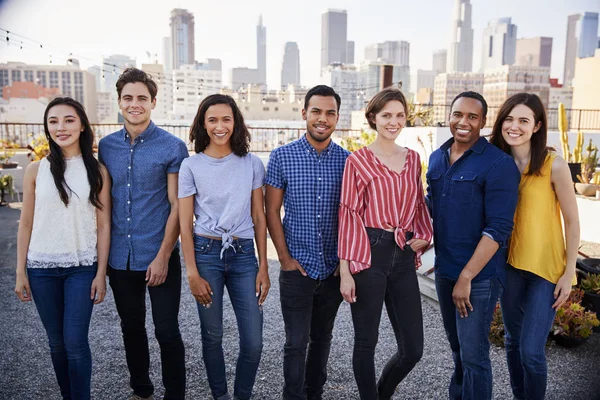
#> input picture people.jpg, 600 x 400 px
$ jupyter execute 'watershed segmentation .ipynb'
#> lines starting #> are read from the running program, lines starting #| are printed output that depends on the picture; after the words box and inside, x2 and y2 are one past the last pixel; in counts of white or black regions, pixels touching at a corner belong together
[cell 1]
#libraries
import cv2
import numpy as np
import matplotlib.pyplot as plt

## watershed segmentation

[cell 2]
def watershed_segmentation(image_path):
    # Read the image
#> called with image_path = 'people.jpg'
    image = cv2.imread(image_path)
#> image is the input picture: shape (400, 600, 3); mean B, G, R 129.6, 122.6, 128.8

    # Convert the image to grayscale
    gray = cv2.cvtColor(image, cv2.COLOR_BGR2GRAY)

    # Apply adaptive thresholding to create a binary image
    _, binary = cv2.threshold(gray, 0, 255, cv2.THRESH_BINARY_INV + cv2.THRESH_OTSU)
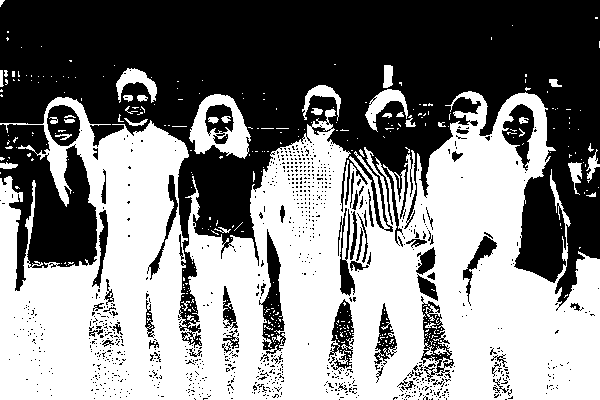
#> binary: shape (400, 600); 51.7% white; 941 black regions (879 under 20 px), largest, box (x1, y1, x2, y2) and area: (0, 0, 600, 348) 92485, (0, 124, 97, 291) 9125, (259, 229, 286, 361) 1472

    # Perform morphological operations to remove noise and fill gaps
    kernel = np.ones((5, 5), np.uint8)
    opening = cv2.morphologyEx(binary, cv2.MORPH_OPEN, kernel, iterations=2)
#> opening: shape (400, 600); 40.1% white; 21 white regions, largest, box (x1, y1, x2, y2) and area: (413, 126, 600, 400) 29554, (76, 121, 194, 400) 18437, (250, 135, 346, 400) 13104
    sure_bg = cv2.dilate(opening, kernel, iterations=3)
#> sure_bg: shape (400, 600); 55.4% white; 14 black regions (3 under 20 px), largest, box (x1, y1, x2, y2) and area: (0, 0, 600, 400) 102696, (96, 286, 118, 400) 1370, (262, 262, 279, 400) 1162

    # Calculate the distance transform
    dist_transform = cv2.distanceTransform(opening, cv2.DIST_L2, 3)
    _, sure_fg = cv2.threshold(dist_transform, 0.2 * dist_transform.max(), 255, 0)
#> sure_fg: shape (400, 600) float32; 20.7% white; 27 white regions (10 under 20 px), largest, box (x1, y1, x2, y2) and area: (432, 140, 600, 400) 19060, (104, 133, 176, 400) 6938, (266, 186, 335, 400) 5383

    # Subtract sure foreground from sure background to get the unknown region
    sure_fg = np.uint8(sure_fg)
    unknown = cv2.subtract(sure_bg, sure_fg)
#> unknown: shape (400, 600); 34.7% white; 18 white regions, largest, box (x1, y1, x2, y2) and area: (0, 89, 430, 400) 56195, (407, 87, 600, 400) 14170, (452, 225, 504, 324) 2418

    # Mark the markers for the watershed algorithm
    _, markers = cv2.connectedComponents(sure_fg)
#> markers: shape (400, 600) int32; 28 distinct labels, from 0 to 27
    markers += 1
#> markers: shape (400, 600) int32; 28 distinct labels, from 1 to 28
    markers[unknown == 255] = 0
#> markers: shape (400, 600) int32; 29 distinct labels, from 0 to 28

    # Apply watershed algorithm to segment the image
    markers = cv2.watershed(image, markers)
#> markers: shape (400, 600) int32; 29 distinct labels, from -1 to 28
    image[markers == -1] = [0, 0, 255]  # Mark watershed lines in red
#> image: shape (400, 600, 3); 3.09% of pixels changed, all inside (x1, y1, x2, y2) = (0, 0, 600, 400)

    # Display the original image and the segmented image
    fig, axes = plt.subplots(1, 2, figsize=(12, 6))
    axes[0].imshow(cv2.cvtColor(image, cv2.COLOR_BGR2RGB))
    axes[0].set_title('Original Image')
    axes[0].axis('off')

    axes[1].imshow(markers, cmap='jet')
    axes[1].set_title('Segmented Image')
    axes[1].axis('off')

    plt.tight_layout()
    plt.show()

[cell 3]
# Example usage
image_path = 'people.jpg'
watershed_segmentation(image_path)

[cell 4]
# Example usage
image_path = 'cat.jpg'
watershed_segmentation(image_path)
#> call 2 of watershed_segmentation, with image_path = 'cat.jpg'
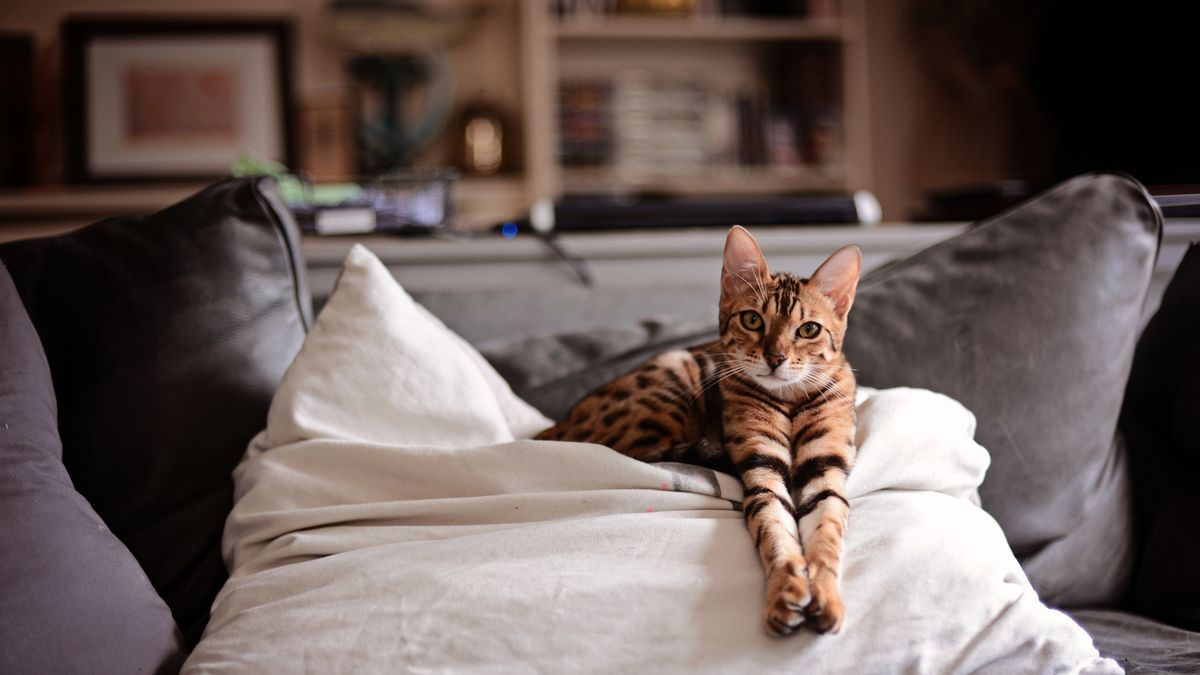
#> input picture cat.jpg, 1200 x 675 px
#> in watershed_segmentation, image is the input picture: shape (675, 1200, 3); mean B, G, R 89.1, 93.1, 107.3
#> in watershed_segmentation (call 2), `_, binary = cv2.threshold(gray, 0, 255, cv2.THRESH_BINARY_INV + cv2.TH..`: binary: shape (675, 1200); 59.6% white; 182 black regions (138 under 20 px), largest, box (x1, y1, x2, y2) and area: (142, 48, 1200, 675) 298785, (606, 69, 760, 190) 9617, (453, 0, 562, 230) 8057
#> in watershed_segmentation (call 2), `opening = cv2.morphologyEx(binary, cv2.MORPH_OPEN, kernel, iterations=2)`: opening: shape (675, 1200); 57.7% white; 42 black regions (25 under 20 px), largest, box (x1, y1, x2, y2) and area: (142, 0, 1200, 675) 324271, (597, 64, 760, 190) 9960, (56, 460, 171, 627) 4586
#> in watershed_segmentation (call 2), `sure_bg = cv2.dilate(opening, kernel, iterations=3)`: sure_bg: shape (675, 1200); 65.7% white; 13 black regions (2 under 20 px), largest, box (x1, y1, x2, y2) and area: (201, 198, 1176, 675) 260436, (619, 75, 733, 183) 6000, (462, 0, 554, 223) 3577
#> in watershed_segmentation (call 2), `_, sure_fg = cv2.threshold(dist_transform, 0.2 * dist_transform.max(),..`: sure_fg: shape (675, 1200) float32; 25.6% white; 6 white regions (1 under 20 px), largest, box (x1, y1, x2, y2) and area: (0, 0, 487, 565) 107266, (731, 0, 1200, 371) 77485, (0, 469, 148, 675) 11371, (1132, 313, 1200, 597) 10700, (596, 387, 656, 420) 466
#> in watershed_segmentation (call 2), `unknown = cv2.subtract(sure_bg, sure_fg)`:
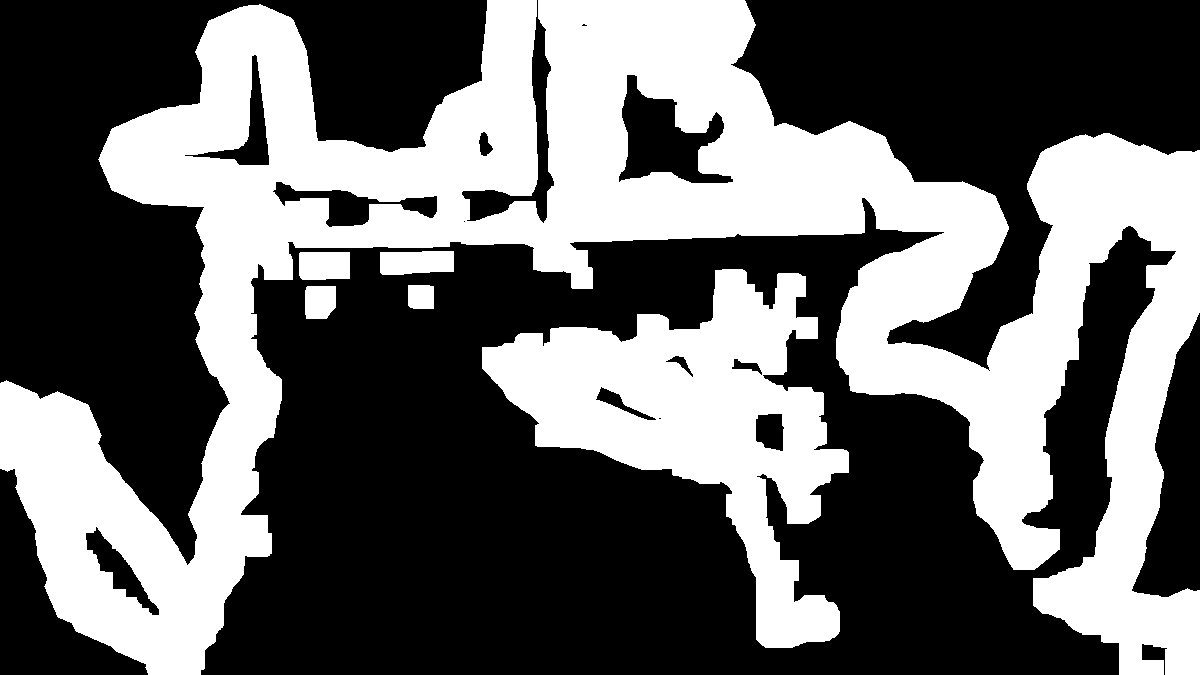
#> unknown: shape (675, 1200); 40.1% white; 6 white regions, box (x1, y1, x2, y2) and area: (0, 0, 1200, 675) 265041, (482, 269, 849, 648) 55062, (380, 251, 454, 275) 1615, (299, 252, 350, 280) 1396, (305, 286, 336, 319) 955, (408, 285, 434, 309) 612
#> in watershed_segmentation (call 2), `_, markers = cv2.connectedComponents(sure_fg)`: markers: shape (675, 1200) int32; 7 distinct labels, from 0 to 6
#> in watershed_segmentation (call 2), `markers += 1`:
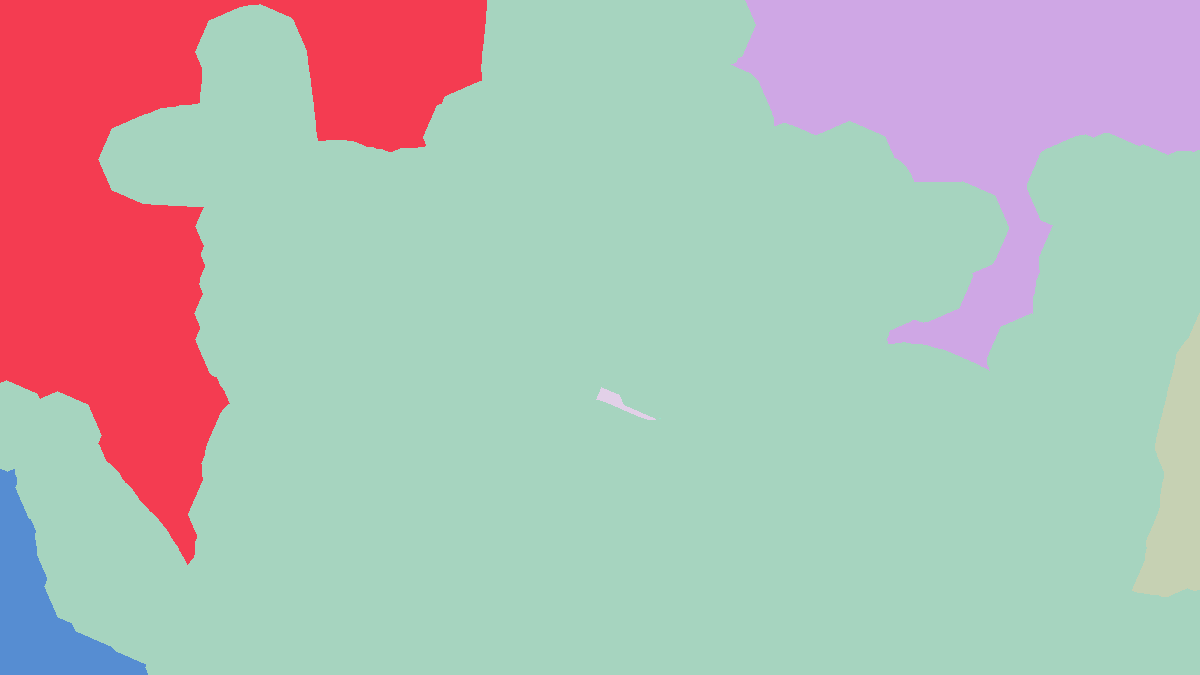
#> markers: shape (675, 1200) int32; 7 distinct labels, from 1 to 7; one colour per label, 0 black
#> in watershed_segmentation (call 2), `markers[unknown == 255] = 0`:
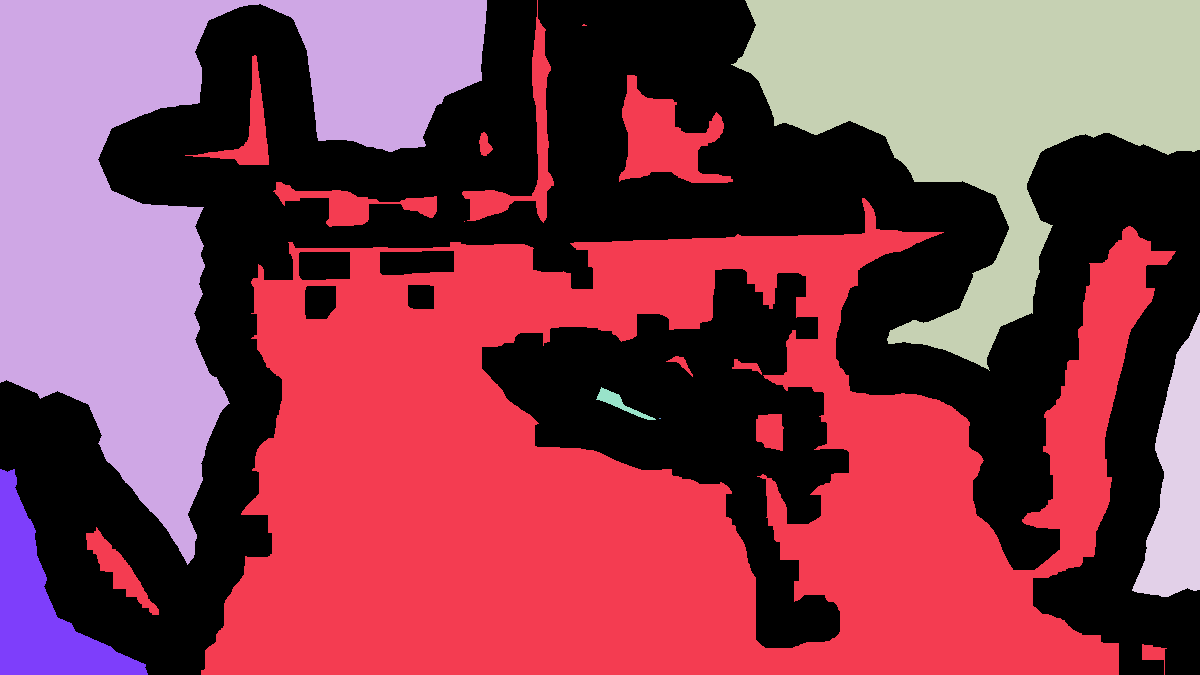
#> markers: shape (675, 1200) int32; 8 distinct labels, from 0 to 7; one colour per label, 0 black
#> in watershed_segmentation (call 2), `markers = cv2.watershed(image, markers)`:
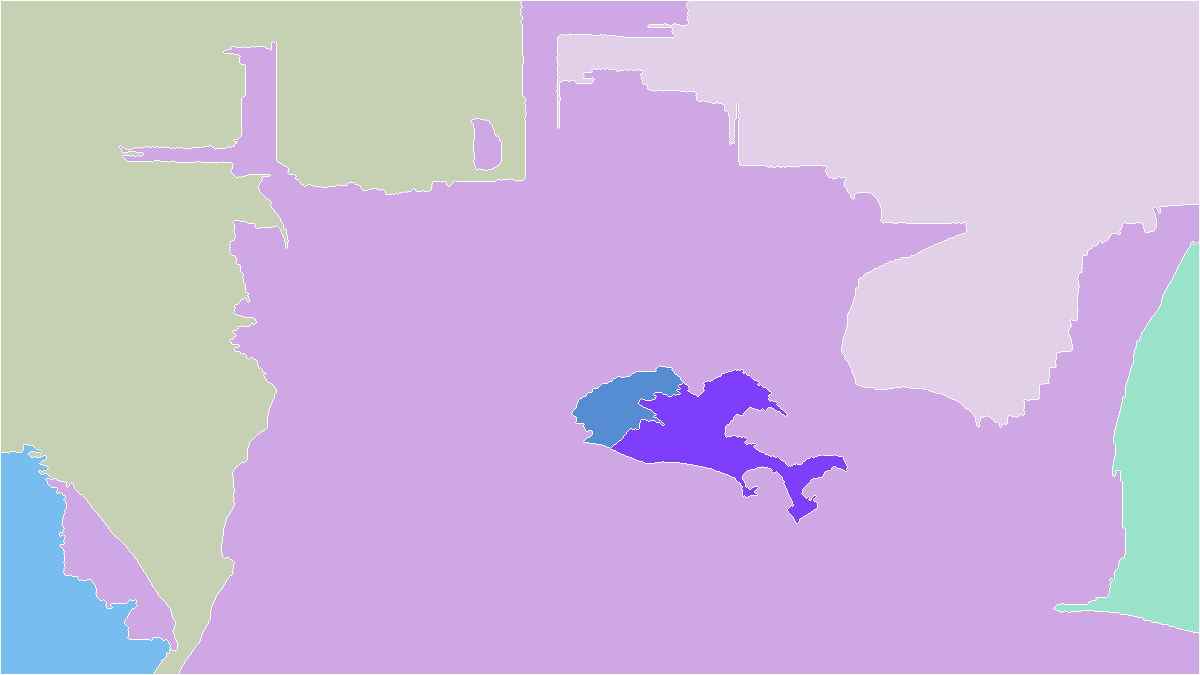
#> markers: shape (675, 1200) int32; 8 distinct labels, from -1 to 7; one colour per label, 0 black, -1 white
#> in watershed_segmentation (call 2), `image[markers == -1] = [0, 0, 255]`: image: shape (675, 1200, 3); 1.21% of pixels changed, all inside (x1, y1, x2, y2) = (0, 0, 1200, 675)
#> in watershed_segmentation (call 2), `plt.show()`:
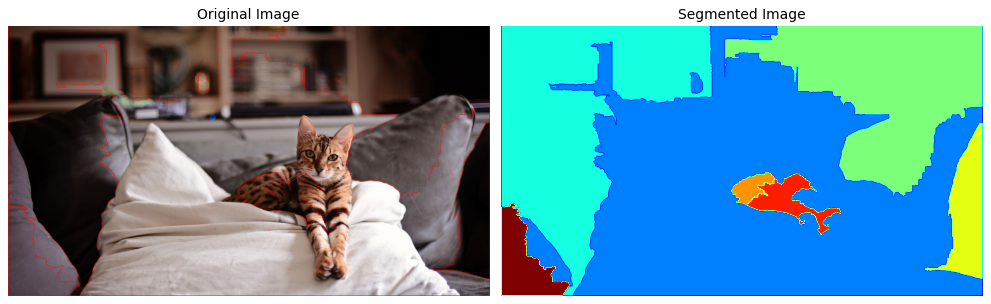
#> figure drawn by matplotlib, 2 panels
